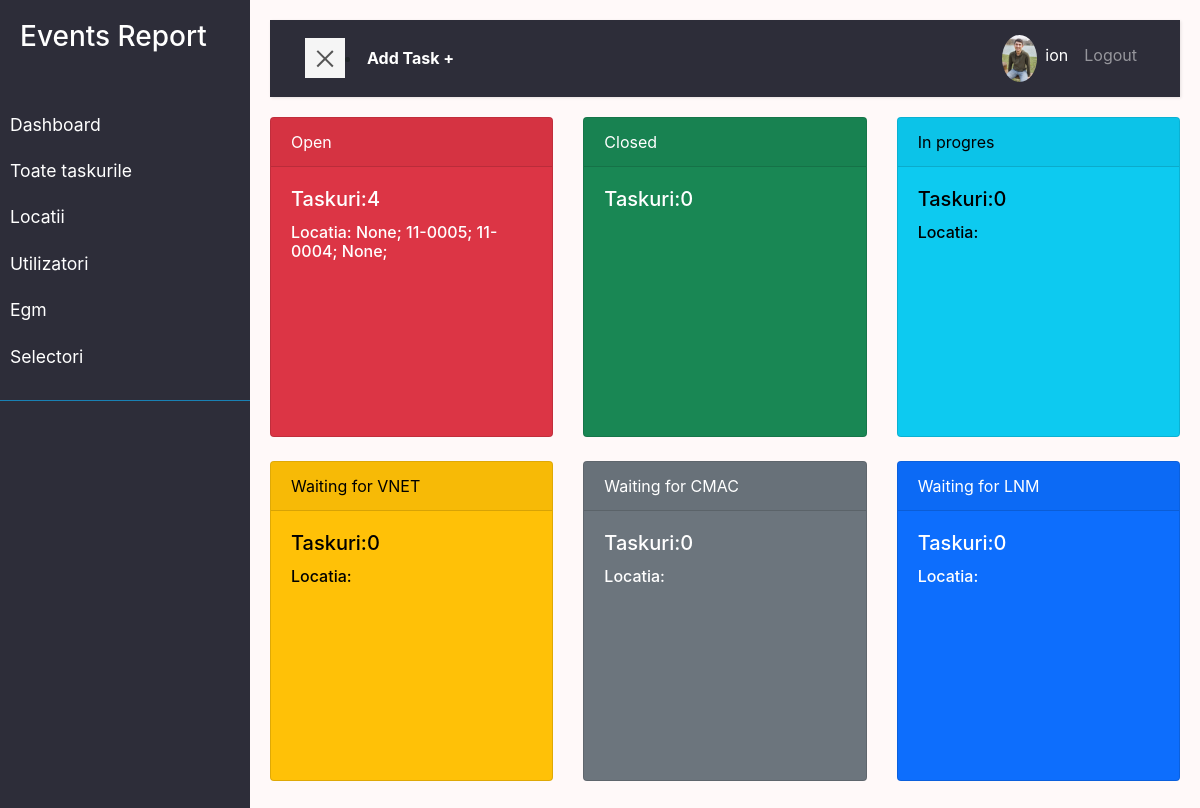
Before: /dashboard/ (signed in) with the older database file.
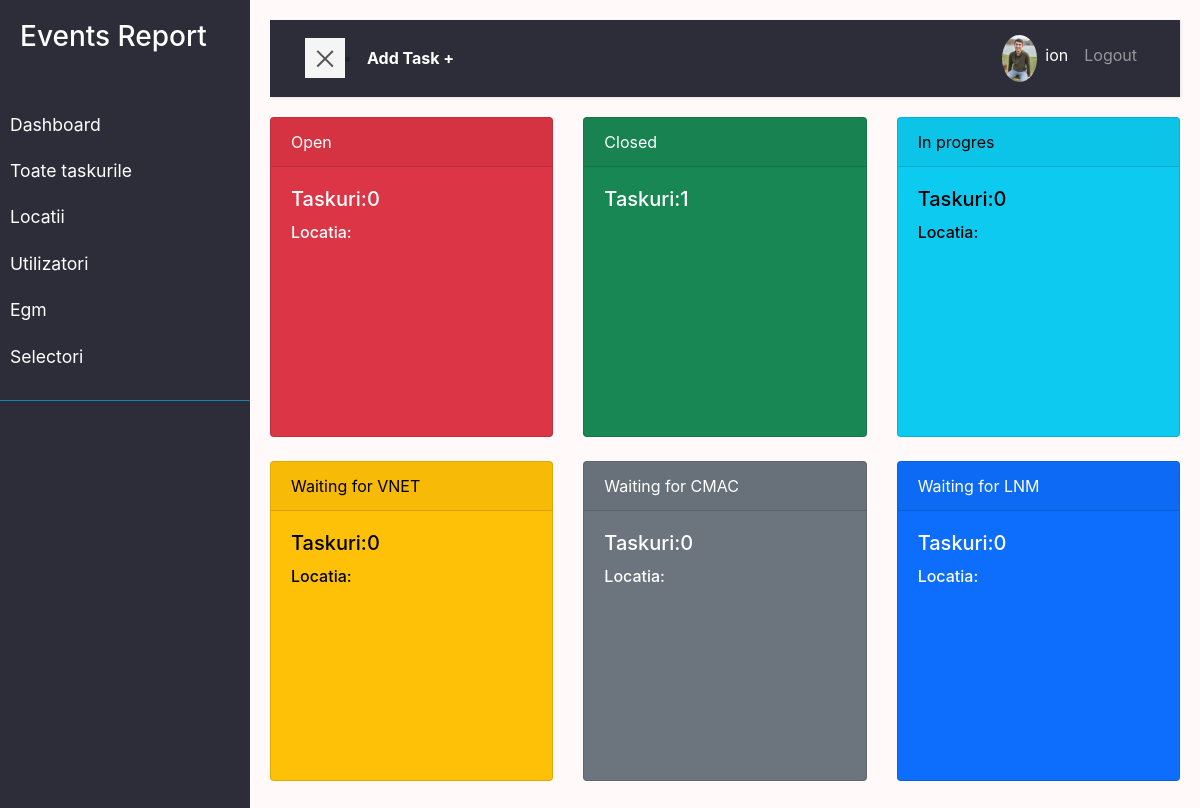
After: the same page with the newer database file.
### task/models.py (models this page shows, shortened)
class Task(models.Model):
    STAT = (
        ('open', 'Open'),
        ('closed', 'Closed'),
        ('in_progres', 'Progres'),
        ('waiting_vnet', 'VNET'),
        ('waiting_cmac', 'CMAC'),
        ('waiting_lnm', 'LNM'),
    )
    nr = models.BigAutoField(primary_key=True, unique=True, editable=False)
    created = models.DateTimeField(auto_now_add=True, null=True, blank=True)
    locatia = models.ForeignKey(
        Location, null=True, blank=True, on_delete=models.DO_NOTHING)
    egm = models.ForeignKey(Egm, null=True, blank=True,
                            on_delete=models.DO_NOTHING)
    owner = models.ForeignKey(
        Profile, null=True, blank=True, on_delete=models.DO_NOTHING)
    informatorul = models.CharField(max_length=200, blank=True, null=True)
    componenta = models.ForeignKey(
        'Componenta', null=True, blank=True, on_delete=models.DO_NOTHING)
    label = models.ForeignKey(
        'Label', null=True, blank=True, on_delete=models.DO_NOTHING)
    problema = models.TextField(blank=True, null=True)
    solutie = models.TextField(blank=True, null=True)
    sumar = models.TextField(blank=True, null=True)
    responsabil = models.CharField(max_length=200, blank=True, null=True)
    rezolutie = models.ForeignKey(
        'Rezolutie', null=True, blank=True, on_delete=models.DO_NOTHING)
    status = models.CharField(max_length=200, choices=STAT, default='open')
    data_inchidere = models.DateTimeField(null=True, blank=True)
    supervisor = models.CharField(max_length=200, blank=True, null=True)
    class Meta:
        ordering = ['-created']

### location/models.py (models this page shows)
class Location(models.Model):
    STAT = (
        ('deschisa', 'Deschisa'),
        ('inchisa', 'Inchisa'),
        ('in_progres', 'In progres'),
    )
    numar = models.CharField(max_length=200)
    name = models.CharField(max_length=200, null=True, blank=True)
    address = models.CharField(max_length=200, null=True, blank=True)
    status = models.CharField(max_length=200, choices=STAT)
    telefon = models.CharField(max_length=200, null=True, blank=True)
    adresa_ip = models.CharField(max_length=200, null=True, blank=True)
    manager = models.ForeignKey(
        'Manager', null=True, blank=True, on_delete=models.SET_NULL)
    data_deschidere = models.DateField(null=True, blank=True)
    data_inchidere = models.DateField(null=True, blank=True)
    created = models.DateTimeField(auto_now_add=True, null=True, blank=True)
    def __str__(self):
        return self.numar

### task/views.py (the view)
# urls.py: path('dashboard/', views.dashboard, name='dashboard'),
@login_required(login_url='login')
def dashboard(request):
    open = Task.objects.filter(status='open')
    closed = Task.objects.filter(status='closed')
    progres = Task.objects.filter(status='in_progres')
    vnet = Task.objects.filter(status='waiting_vnet')
    cmac = Task.objects.filter(status='waiting_cmac')
    lnm = Task.objects.filter(status='waiting_lnm')
    context = {'open': open, 'closed': closed, 'progres': progres,
               'vnet': vnet, 'cmac': cmac, 'lnm': lnm}
    return render(request, 'task/dashboard.html', context)

### user/models.py (called while the page is built)
    @property
    def imageURL(self):
        try:
            url = self.profile_image.url
        except:
            url = ''
        return url

### task/templates/task/dashboard.html (shortened to what this page needs)
{% extends 'main.html' %}
{% block content %}
<div class="row g-2 ">
    <div class="col-4">
            <div class="card text-bg-danger mb-3 cardsize">
            <a href="{% url 'tasks-filtred' 'Open' %}" >
            <div class="card-header">Open</div>
            <div class="card-body">
              <h5 class="card-title">Taskuri:{{open.count}} </h5>
              <h6 class="card-text">Locatia: {% for loc in open %}
                                                {{loc.locatia}};
                                            {% endfor %}
              </h6>
            </div>
          </div>
      </div>
      <div class="col-4">
        <div class="card text-bg-success mb-3 cardsize">
        <a href="{% url 'tasks-filtred' 'Closed' %}" >
        <div class="card-header">Closed</div>
        <div class="card-body">
          <h5 class="card-title">Taskuri:{{closed.count}} </h5>
        </div>
      </div>
  </div>
  <div class="col-4">
    <div class="card text-bg-info mb-3 cardsize">
        <a href="{% url 'tasks-filtred' 'Progres' %}" >
    <div class="card-header">In progres</div>
    <div class="card-body">
      <h5 class="card-title">Taskuri:{{progres.count}} </h5>
      <h6 class="card-text">Locatia:
      </h6>
    </div>
  </div>
</div>
<div class="col-4">
    <div class="card text-bg-warning mb-3 cardsize">
        <a href="{% url 'tasks-filtred' 'VNET' %}" >
    <div class="card-header">Waiting for VNET</div>
    <div class="card-body">
      <h5 class="card-title">Taskuri:{{vnet.count}} </h5>
      <h6 class="card-text">Locatia:
      </h6>
    </div>
  </div>
</div>
<div class="col-4">
    <div class="card text-bg-secondary mb-3 cardsize">
        <a href="{% url 'tasks-filtred' 'CMAC' %}" >
    <div class="card-header">Waiting for CMAC</div>
    <div class="card-body">
      <h5 class="card-title">Taskuri:{{cmac.count}} </h5>
      <h6 class="card-text">Locatia:
      </h6>
    </div>
  </div>
</div>
<div class="col-4">
    <div class="card text-bg-primary mb-3 cardsize">
    <a href="{% url 'tasks-filtred' 'LNM' %}" >
    <div class="card-header">Waiting for LNM</div>
    <div class="card-body">
      <h5 class="card-title">Taskuri:{{lnm.count}} </h5>
      <h6 class="card-text">Locatia:
      </h6>
    </div>
  </div>
</div>
  {% endblock %}

Changed rows visible on the page:
removed Task: locatia "None"
removed Task: locatia "11-0005"
removed Task: locatia "11-0004"
removed Task: locatia "None"
Other visible differences:
{{ open.count }}: "4" → "0"
{{ closed.count }}: "0" → "1"
